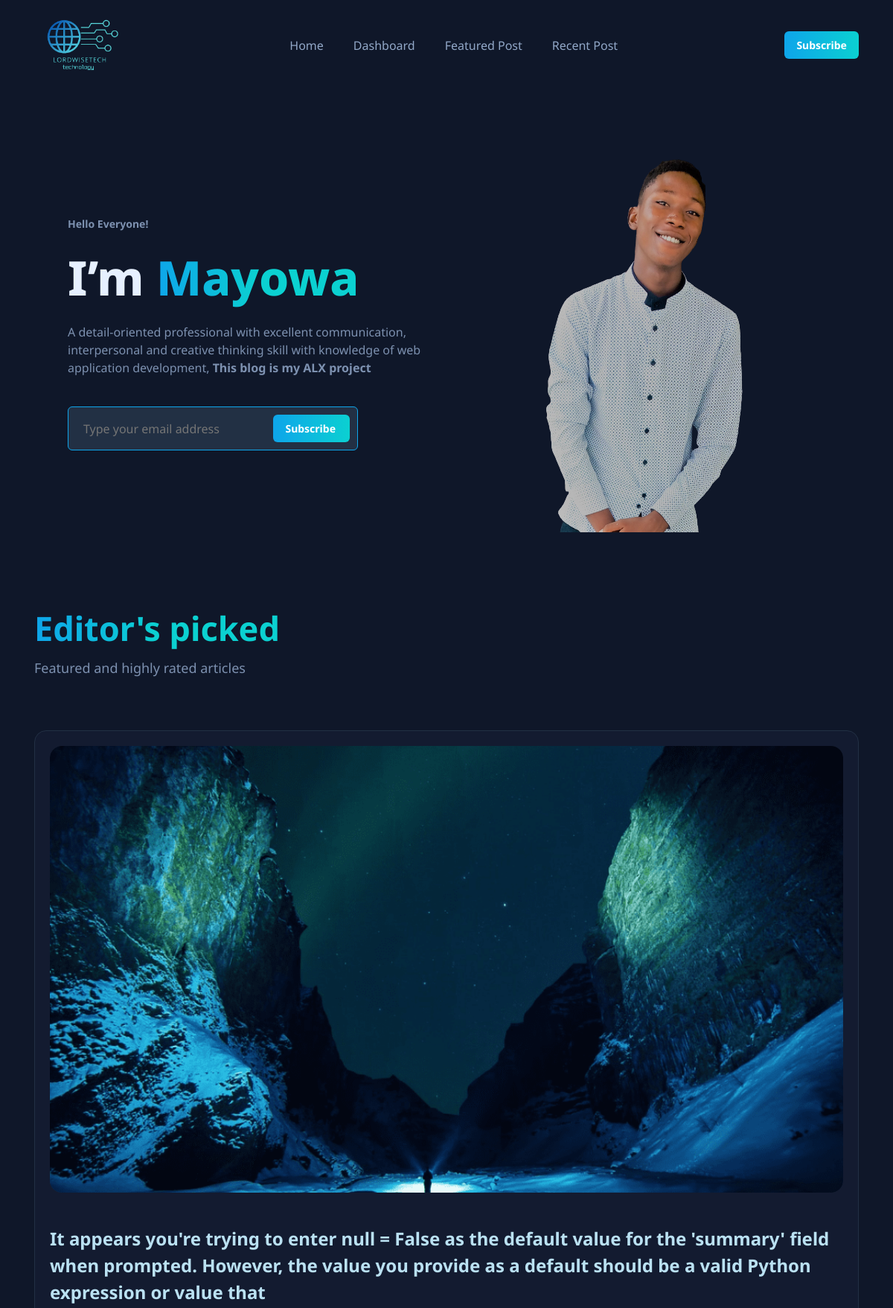
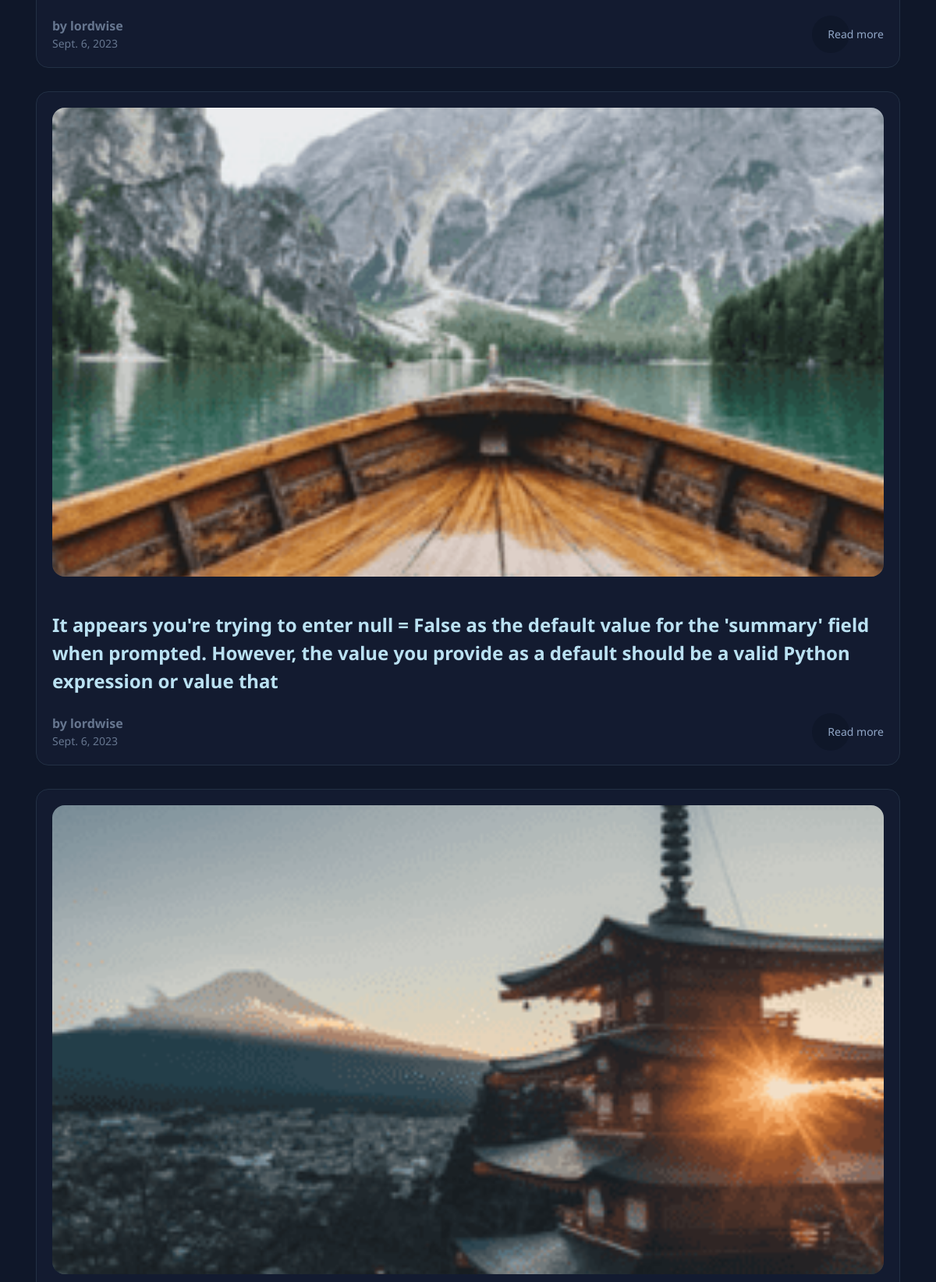
The page / (upper part) on the database its author committed (2 pictures, top to bottom).
### main/models.py (models this page shows, shortened)
class images (models.Model):
    logo_img = models.ImageField(null=True, upload_to='images/', blank=True)
    admin_img = models.ImageField(null=True, upload_to='images/', blank=True)

class CreateBlog(models.Model):
    title = models.CharField(max_length=200)
    title_tag = models.CharField(max_length=30)
    author = models.ForeignKey(User, on_delete=models.CASCADE)
    body = models.TextField()
    summary = models.CharField(max_length=200,null=False,blank=False)
    post_date = models.DateField(auto_now_add=True)
    post_img = models.ImageField(null=True, upload_to='images/', blank=True)

### main/views.py (the view)
# urls.py: path('',Homepage.as_view(), name="home"),
class Homepage(ListView):
    model = CreateBlog
    template_name = "main/template/home.html"
    context_object_name = "post"
    def get_context_data(self, **kwargs):
        context = super().get_context_data(**kwargs)
        context['images'] = images.objects.all()
        return context

### main/template/home.html (shortened to what this page needs)
<!DOCTYPE html>
{% load static %}
<html lang="en">
<head>
  <link rel="stylesheet" href="{% static './assets/css/style.css' %}">
</head>
<body id="top">
<header class="header" data-header>
  <div class="container">
    <a href="#" class="logo">
      {% for post in images %}
      <img src="{{ post.logo_img}}" width="119" height="37" alt="LORDWISETECH">
      {% endfor %}
    </a>
    <nav class="navbar" data-navbar>
      <ul class="navbar-list">
        <li>
          <a href="#home" class="navbar-link hover-1" data-nav-toggler>Home</a>
        </li>
        <li>
          <a href="{% url 'adminurl' %}" class="navbar-link hover-1" data-nav-toggler>Dashboard</a>
        </li>
        <li>
          <a href="#featured" class="navbar-link hover-1" data-nav-toggler>Featured Post</a>
        </li>
        <li>
          <a href="#recent" class="navbar-link hover-1" data-nav-toggler>Recent Post</a>
        </li>
      </ul>
    </nav>
    <a href="#" class="btn btn-primary">Subscribe</a>
  </div>
</header>
<main>
  <article>
    <section class="hero" id="home" aria-label="home">
      <div class="container">
        <div class="hero-content">
          <p class="hero-subtitle">Hello Everyone!</p>
          <h1 class="headline headline-1 section-title">
            I’m <span class="span">Mayowa</span>
          </h1>
          <p class="hero-text">
            A detail-oriented professional with excellent communication, interpersonal and
            creative thinking skill with knowledge of web application development,
            <strong>This blog is my ALX project</strong> </p>
          <div class="input-wrapper">
            <input type="email" name="email_address" placeholder="Type your email address" required
                   class="input-field" autocomplete="off">
            <button class="btn btn-primary">
              <span class="span">Subscribe</span>
            </button>
          </div>
        </div>
        <div class="hero-banner">
          {% for post in images %}
          <img src="{{ post.admin_img.url }}" width="327" height="490" alt="admin-picture" class="w-100">
          {% endfor %}
        </div>
      </div>
    </section>
    <section class="section feature" aria-label="feature" id="featured">
      <div class="container">
        <h2 class="headline headline-2 section-title">
          <span class="span">Editor's picked</span>
        </h2>
        <p class="section-text">
          Featured and highly rated articles
        </p>
        <div class="feature-list">
          {% for post in object_list %}
          <div class="card feature-card">
            <figure class="card-banner img-holder" style="--width: 1602; --height: 903;">
              <img src="{{post.post_img.url}}" width="1602" height="903" loading="lazy" alt="Self-observation is the first step of inner unfolding" class="img-cover">
            </figure>
            <div class="card-content">
              <h3 class="headline headline-3">
                <a href="#" class="card-title hover-2">
                  {{post.summary}}
                </a>
              </h3>
              <div class="card-wrapper">
                <div class="profile-card">
                  <div>
                    <p class="card-title">by {{post.author}}</p>
                    <p class="card-subtitle">{{post.post_date}}</p>
                  </div>
                </div>
                <a href="{% url 'blogg' post.pk %}" class="card-btn">Read more</a>
              </div>
            </div>
          </div>
          {% endfor %}
        </div>
      </div>
    </section>
  </article>
</main>
</body>
</html>

### rows shown on the page
images: logo_img (picture), admin_img (picture)
CreateBlog: post_img (picture), summary "It appears you're trying to enter null = False as the default value for the 'summary' field when prompted. However, the value you provide as a default should be a valid Python expression or value that", author "lordwise", post_date "Sept. 6, 2023"
CreateBlog: post_img (picture), summary "It appears you're trying to enter null = False as the default value for the 'summary' field when prompted. However, the value you provide as a default should be a valid Python expression or value that", author "lordwise", post_date "Sept. 6, 2023"
CreateBlog: post_img (picture)
